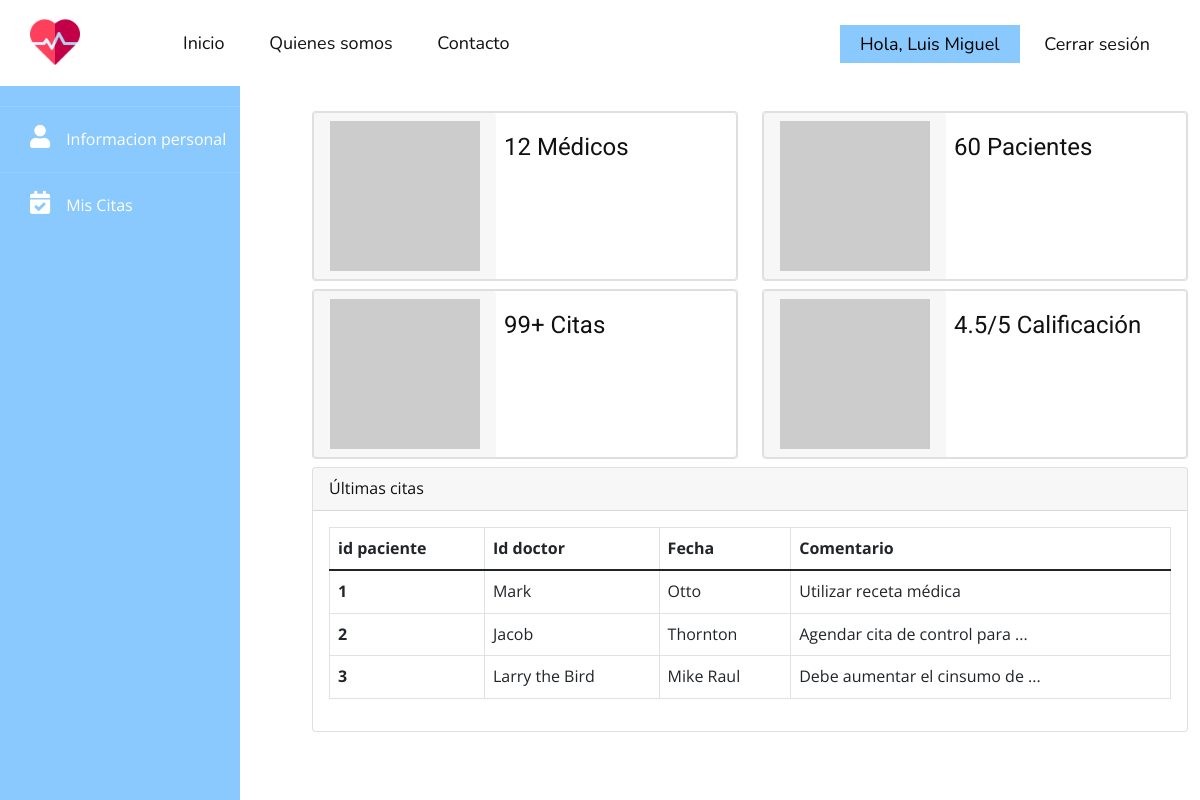
The page /dashboard (signed in) on the database as committed earlier.
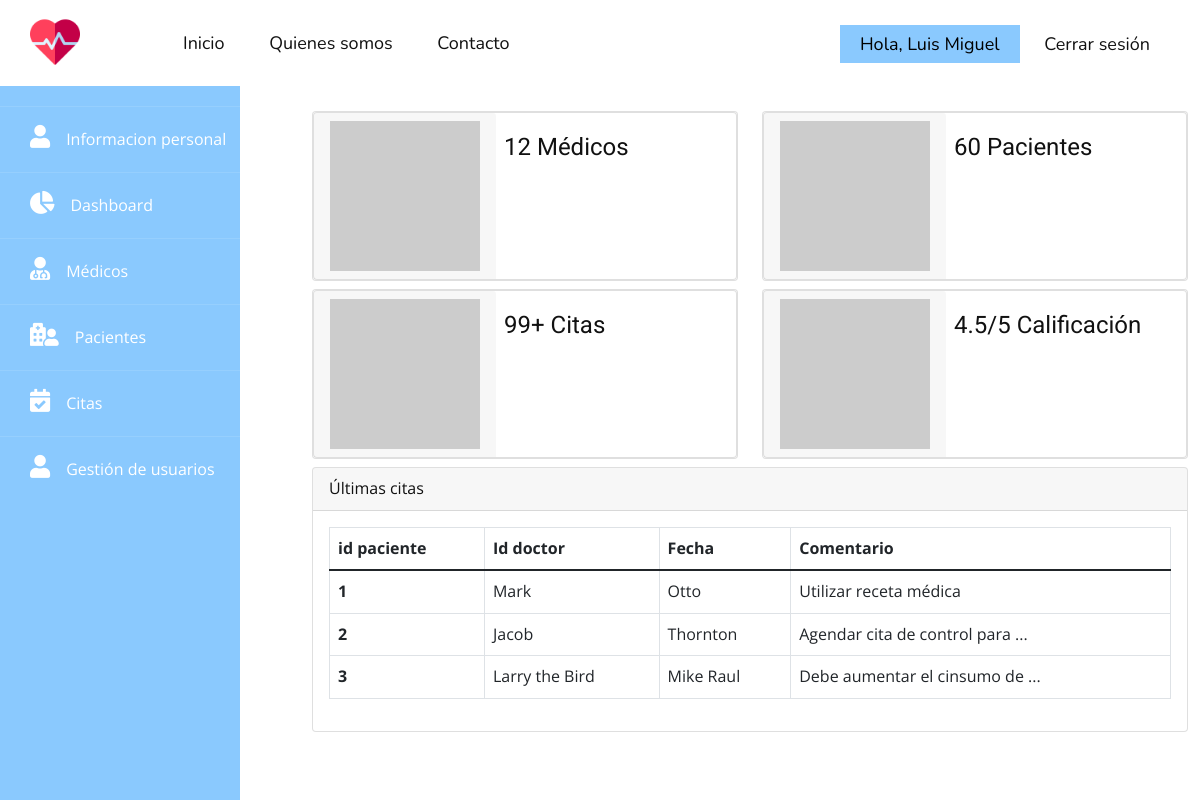
The same page on the database as committed later.
### app.py (the view)
@app.route('/dashboard', methods=('GET', 'POST'))
@login_required
def dashboard():
    return render_template('dashboard.html')

### app.py (called while the page is built)
def login_required(view):
    @functools.wraps(view)
    def wrapped_view(**kwargs):
        if g.user is None:
            return redirect(url_for('login'))
        return view(**kwargs)
    return wrapped_view

@app.before_request
def load_logged_in_user():
    user_id = session.get('user_id')
    if user_id is None:
        g.user = None
    else:
        db = get_db()
        g.user = db.execute('SELECT * FROM users WHERE id = ?', (user_id,)).fetchone()

### db.py (called while the page is built)
def get_db():
    try:
        if 'db' not in g:
            g.db = sqlite3.connect('hospital.db')
        return g.db
    except Error:
        print(Error)

### templates/dashboard.html (shortened to what the changed rows need)
{% extends "layout.html" %}
{% block content %}
    {% include '/template-parts/sidebar.html' %}
    <div class="main">
        <div class="container">
            <div class="row mt-4">
                <br>
                <div class="col-sm-12">
                    <div class="card">
                        <div class="card-body">
                            <table class="table table-bordered">
                                <thead>
                                <tr>
                                    <th scope="col">id paciente</th>
                                    <th scope="col">Id doctor</th>
                                    <th scope="col">Fecha</th>
                                    <th scope="col">Comentario</th>
                                </tr>
                                </thead>
                                <tbody>
                                <tr>
                                    <th scope="row">1</th>
                                </tr>
                                <tr>
                                    <th scope="row">2</th>
                                </tr>
                                <tr>
                                    <th scope="row">3</th>
                                </tr>
                                </tbody>
                            </table>
                        </div>
                    </div>
                </div>
            </div>
        </div>
    </div>
{% endblock %}

Rows that differ between the two databases and show on the page:
changed users "Luis Miguel": role 3 → 1 (drawn)
Other text that changed with them:
text no longer shown: "Mis Citas"
text now shown: "Dashboard Médicos Pacientes Citas Gestión de usuarios"
